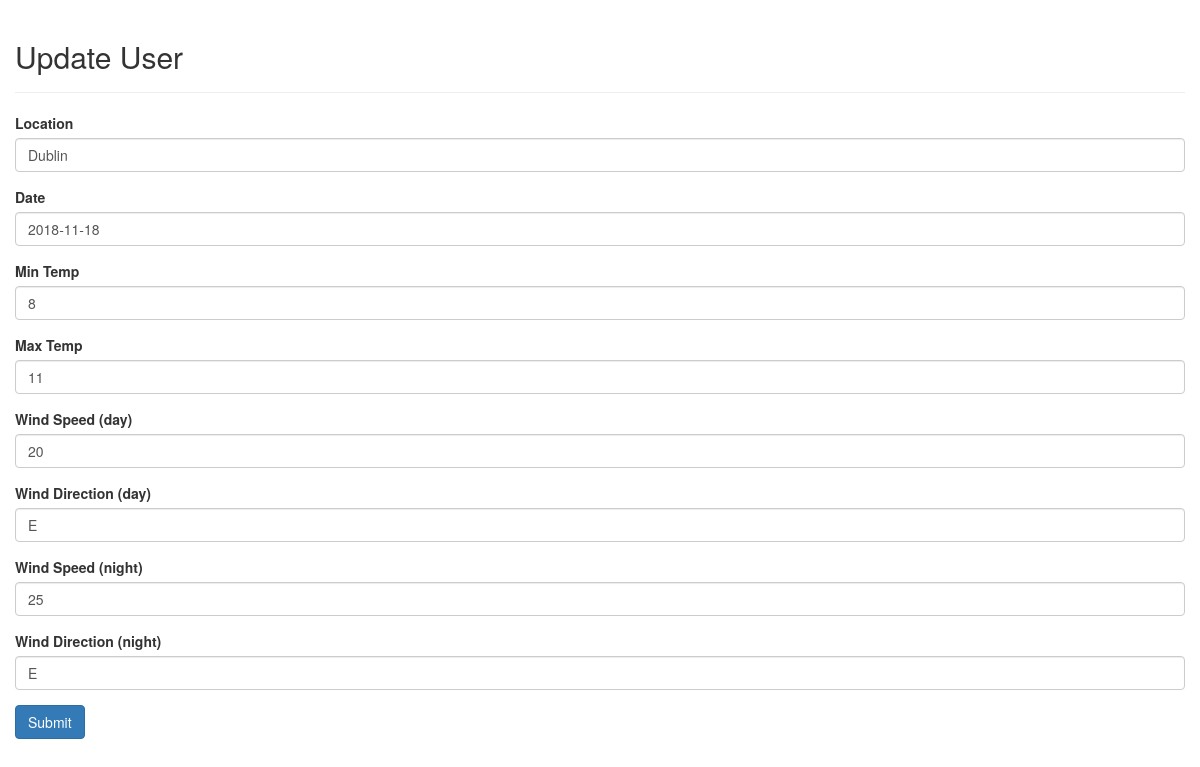
The app's page /crud-api/edit.php?id=3980 with its own data.
### tables this page shows
CREATE TABLE `forecast` (
  `id` int(100) NOT NULL,
  `location` varchar(250) NOT NULL,
  `day_num` varchar(50) NOT NULL,
  `date` date NOT NULL,
  `min_temp` varchar(50) NOT NULL,
  `max_temp` varchar(50) NOT NULL,
  `weather` varchar(100) NOT NULL,
  `weather_night` varchar(100) NOT NULL,
  `weather_text` varchar(250) NOT NULL,
  `weather_textN` varchar(250) NOT NULL,
  `wind_speed` varchar(100) NOT NULL,
  `wind_dir` varchar(100) NOT NULL,
  `wind_speed_night` varchar(100) NOT NULL,
  `wind_dir_night` varchar(100) NOT NULL
);

### crud-api/edit.php (the view, shortened to what this page needs)
<?php
require_once "config.php";
$location = $date = $min_temp = $max_temp = $wind_speed = $wind_dir = $wind_speed_night = $wind_dir_night = "";
$location_error = $date_error = $min_temp_error = $max_temp_error = $wind_speed_error = $wind_dir_error = $wind_speed_night_error = $wind_dir_night_error = "";
if (isset($_POST["id"]) && !empty($_POST["id"])) {
    $id = $_POST["id"];
        $location = trim($_POST["location"]);
        if (empty($location)){
            $location_error = "Location is required.";
        } else {
            $location = $location;
        }
        $date = trim($_POST["date"]);
        if (empty($date)){
            $date_error = "Date is required.";
        } else {
            $date = $date;
        }
        $min_temp = trim($_POST["min_temp"]);
        if (empty($min_temp)){
            $min_temp_error = "Min Temp is required.";
        } else {
            $min_temp = $min_temp;
        }
        $max_temp = trim($_POST["max_temp"]);
        if (empty($max_temp)){
            $max_temp_error = "Max Temp is required.";
        } else {
            $max_temp = $max_temp;
        }
        $wind_speed = trim($_POST["wind_speed"]);
        if (empty($wind_speed)) {
            $wind_speed_error = "Wind Speed is required.";
        } else {
            $wind_speed = $wind_speed;
        }
        $wind_dir = trim($_POST["wind_dir"]);
        if (empty($wind_dir)) {
            $wind_dir_error = "Wind direction is required.";
        } else {
            $wind_dir = $wind_dir;
        }
        $wind_speed_night = trim($_POST["wind_speed_night"]);
        if (empty($wind_speed_night)) {
            $wind_speed_night_error = "Wind Speed night is required.";
        } else {
            $wind_speed_night = $wind_speed_night;
        }
        $wind_dir_night = trim($_POST["wind_dir_night"]);
        if (empty($wind_dir_night)) {
            $wind_dir_night_error = "Wind Dir Night is required.";
        } else {
            $wind_dir_night = $wind_dir_night;
        }
    if (empty($location_error_err) && empty($date_error) &&
        empty($min_temp_error) && empty($max_temp_error) && empty($wind_speed_error) && empty($wind_dir_error) && empty($wind_speed_night_error) && empty($wind_dir_night_error) ) {
          $sql = "UPDATE `forecast` SET `location`= '$location', `date`= '$date', `min_temp`= '$min_temp', `max_temp`= '$max_temp', `wind_speed`= '$wind_speed', `wind_dir`= '$wind_dir', `wind_speed_night`= '$wind_speed_night', `wind_dir_night`= '$wind_dir_night' WHERE id='$id'";
          if (mysqli_query($conn, $sql)) {
              header("location: index.php");
          } else {
              echo "Something went wrong. Please try again later.";
          }
    }
    mysqli_close($conn);
} else {
    if (isset($_GET["id"]) && !empty(trim($_GET["id"]))) {
        $id = trim($_GET["id"]);
        $query = mysqli_query($conn, "SELECT * FROM forecast WHERE ID = '$id'");
        if ($user = mysqli_fetch_assoc($query)) {
            $location   = $user["location"];
            $date    = $user["date"];
            $min_temp       = $user["min_temp"];
            $max_temp = $user["max_temp"];
            $wind_speed     = $user["wind_speed"];
            $wind_dir       = $user["wind_dir"];
            $wind_speed_night = $user["wind_speed_night"];
            $wind_dir_night     = $user["wind_dir_night"];
        } else {
            echo "Something went wrong. Please try again later.";
            header("location: edit.php");
            exit();
        }
    }  else {
        echo "Something went wrong. Please try again later.";
        header("location: edit.php");
        exit();
    }
}
?>
<!DOCTYPE html>
<html lang="en">
<head>
    <link rel="stylesheet" href="https://maxcdn.bootstrapcdn.com/bootstrap/3.3.7/css/bootstrap.css">
</head>
<body>
    <div class="wrapper">
        <div class="container-fluid">
            <div class="row">
                <div class="col-md-12">
                    <div class="page-header">
                        <h2>Update User</h2>
                    </div>
                    <form action="<?php echo htmlspecialchars($_SERVER["PHP_SELF"]); ?>" method="post">
                        <div class="form-group <?php echo (!empty($location_error)) ? 'has-error' : ''; ?>">
                            <label>Location</label>
                            <input type="text" name="location" class="form-control" value="<?php echo $location; ?>">
                        </div>
                        <div class="form-group <?php echo (!empty($date_error)) ? 'has-error' : ''; ?>">
                            <label>Date</label>
                            <input type="text" name="date" class="form-control" value="<?php echo $date; ?>">
                        </div>
                        <div class="form-group <?php echo (!empty($min_temp_error)) ? 'has-error' : ''; ?>">
                            <label>Min Temp</label>
                            <input type="text" name="min_temp" class="form-control" value="<?php echo $min_temp; ?>">
                        </div>
                        <div class="form-group <?php echo (!empty($max_temp_error)) ? 'has-error' : ''; ?>">
                            <label>Max Temp</label>
                            <input type="text" name="max_temp" class="form-control" value="<?php echo $max_temp; ?>">
                        </div>
                        <div class="form-group <?php echo (!empty($wind_speed_error)) ? 'has-error' : ''; ?>">
                            <label>Wind Speed (day)</label>
                            <input type="text" name="wind_speed" class="form-control" value="<?php echo $wind_speed; ?>">
                        </div>
                        <div class="form-group <?php echo (!empty($wind_dir_error)) ? 'has-error' : ''; ?>">
                            <label>Wind Direction (day)</label>
                            <input type="text" name="wind_dir" class="form-control" value="<?php echo $wind_dir; ?>">
                        </div>
                        <div class="form-group <?php echo (!empty($wind_speed_night_error)) ? 'has-error' : ''; ?>">
                            <label>Wind Speed (night)</label>
                            <input type="text" name="wind_speed_night" class="form-control" value="<?php echo $wind_speed_night; ?>">
                        </div>
                         <div class="form-group <?php echo (!empty($wind_dir_night_error)) ? 'has-error' : ''; ?>">
                            <label>Wind Direction (night)</label>
                            <input type="text" name="wind_dir_night" class="form-control" value="<?php echo $wind_dir_night; ?>">
                        </div>
                        <input type="submit" class="btn btn-primary" value="Submit">
                    </form>
                </div>
            </div>
        </div>
    </div>
</body>
</html>

### crud-api/edit.php (style rules this page uses)
.wrapper { width: 1200px; margin: 0 auto; }

### records on screen
forecast: location "Dublin", date "2018-11-18", min_temp "8", max_temp "11", wind_speed "20", wind_dir "E", wind_speed_night "25", wind_dir_night "E"
